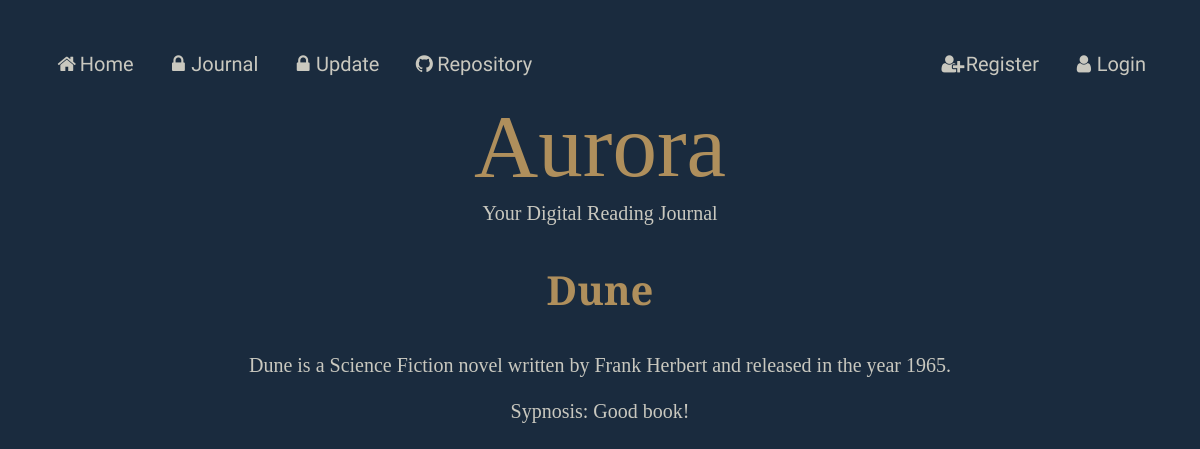
/book/Dune, run on the app's committed database.
### models.py (models this page shows)
class Books (db.Model):
    __tablename__ = "Books"
    bookid = db.Column(db.Integer, primary_key=True)
    title = db.Column(db.String(80))
    sypnosis = db.Column(db.String(80))
    year = db.Column(db.String(80))
    authors = db.relationship("Authors", secondary=BooksAuthors, back_populates="books")
    users = db.relationship("Users", secondary=BooksUsers, back_populates="books")
    genres = db.relationship("Genres", secondary=BooksGenres, back_populates="books")

### main.py (the view)
@app.route('/book/<title>')
def book(title):
    book = models.Books.query.filter_by(title=title).first_or_404()
    return render_template('book.html', book=book)

### main.py (called while the page is built)
@app.context_processor
def add_current_user():
    if session.get('user'): # if a user is logged in
        return dict(current_user=models.Users.query.get(session['user'])) # current user is equal to userinfo of user session
    return dict(current_user=None) # otherwise current user is none

### templates/book.html (shortened to what this page needs)
{% extends 'layout.html' %}
{% block content %}
<h1>{{book.title}}</h1>
{{book.title}} is a {{book.genres|map(attribute="name")|join(", ")}} novel written by {{book.authors|map(attribute="name")|join(", ")}} and released in the year {{book.year}}.<br>
<br>Sypnosis: {{book.sypnosis}} </br>
{% endblock %}

### static/styles.css (style rules this page uses)
:root { --bg-color: #1a2b3e; --main-color: #af8f5c; --sub-color: #3a506c; --text-color: #c9c8bf; --font-aurora: "Libre Baskerville"; --font-header: "Libre Baskerville"; --font-body: "Spectral"; --font-nav: "Julius Sans One"; }
body { font-family: var(--font-body); color: var(--text-color) ; font-size: 20px; background-color: var(--bg-color); padding: 30px; text-align: center; }
h1 { font-family: var(--font-header); color: var(--main-color) ; padding: 10px; }

### data on the page
Books: title "Dune", year "1965", sypnosis "Good book!"

### other printed values
{{ book.genres|map(attribute="name")|join(", ") }} "Science Fiction"
{{ book.authors|map(attribute="name")|join(", ") }} "Frank Herbert"
